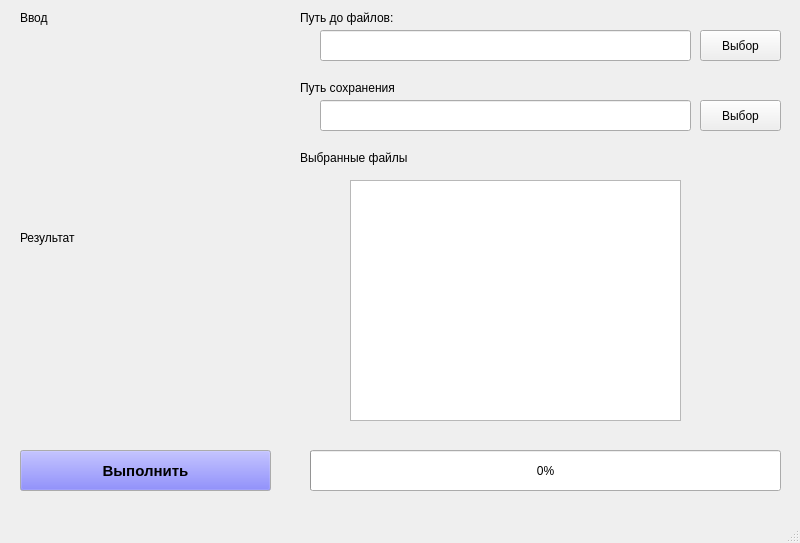
<?xml version="1.0" encoding="UTF-8"?>
<ui version="4.0">
 <class>MainWindow</class>
 <widget class="QMainWindow" name="MainWindow">
  <property name="geometry">
   <rect>
    <x>0</x>
    <y>0</y>
    <width>800</width>
    <height>543</height>
   </rect>
  </property>
  <property name="windowTitle">
   <string>MainWindow</string>
  </property>
  <widget class="QWidget" name="centralwidget">
   <widget class="QLabel" name="label">
    <property name="geometry">
     <rect>
      <x>20</x>
      <y>10</y>
      <width>55</width>
      <height>16</height>
     </rect>
    </property>
    <property name="text">
     <string>Ввод</string>
    </property>
   </widget>
   <widget class="QLabel" name="label_2">
    <property name="geometry">
     <rect>
      <x>20</x>
      <y>230</y>
      <width>71</width>
      <height>16</height>
     </rect>
    </property>
    <property name="text">
     <string>Результат</string>
    </property>
   </widget>
   <widget class="QLabel" name="label_3">
    <property name="geometry">
     <rect>
      <x>300</x>
      <y>10</y>
      <width>121</width>
      <height>16</height>
     </rect>
    </property>
    <property name="text">
     <string>Путь до файлов:</string>
    </property>
   </widget>
   <widget class="QLabel" name="label_4">
    <property name="geometry">
     <rect>
      <x>300</x>
      <y>80</y>
      <width>131</width>
      <height>16</height>
     </rect>
    </property>
    <property name="text">
     <string>Путь сохранения</string>
    </property>
   </widget>
   <widget class="QLineEdit" name="InputPath">
    <property name="geometry">
     <rect>
      <x>320</x>
      <y>30</y>
      <width>371</width>
      <height>31</height>
     </rect>
    </property>
   </widget>
   <widget class="QLineEdit" name="OutputPath">
    <property name="geometry">
     <rect>
      <x>320</x>
      <y>100</y>
      <width>371</width>
      <height>31</height>
     </rect>
    </property>
   </widget>
   <widget class="QPushButton" name="SelectInput">
    <property name="geometry">
     <rect>
      <x>700</x>
      <y>30</y>
      <width>81</width>
      <height>31</height>
     </rect>
    </property>
    <property name="text">
     <string>Выбор</string>
    </property>
   </widget>
   <widget class="QPushButton" name="Execute">
    <property name="geometry">
     <rect>
      <x>20</x>
      <y>450</y>
      <width>251</width>
      <height>41</height>
     </rect>
    </property>
    <property name="palette">
     <palette>
      <active>
       <colorrole role="Button">
        <brush brushstyle="SolidPattern">
         <color alpha="255">
          <red>85</red>
          <green>85</green>
          <blue>255</blue>
         </color>
        </brush>
       </colorrole>
      </active>
      <inactive>
       <colorrole role="Button">
        <brush brushstyle="SolidPattern">
         <color alpha="255">
          <red>85</red>
          <green>85</green>
          <blue>255</blue>
         </color>
        </brush>
       </colorrole>
      </inactive>
      <disabled>
       <colorrole role="Button">
        <brush brushstyle="SolidPattern">
         <color alpha="255">
          <red>85</red>
          <green>85</green>
          <blue>255</blue>
         </color>
        </brush>
       </colorrole>
      </disabled>
     </palette>
    </property>
    <property name="font">
     <font>
      <pointsize>11</pointsize>
      <weight>75</weight>
      <bold>true</bold>
     </font>
    </property>
    <property name="text">
     <string>Выполнить</string>
    </property>
   </widget>
   <widget class="QPushButton" name="SelectOutput">
    <property name="geometry">
     <rect>
      <x>700</x>
      <y>100</y>
      <width>81</width>
      <height>31</height>
     </rect>
    </property>
    <property name="text">
     <string>Выбор</string>
    </property>
   </widget>
   <widget class="QListWidget" name="FileList">
    <property name="geometry">
     <rect>
      <x>350</x>
      <y>180</y>
      <width>331</width>
      <height>241</height>
     </rect>
    </property>
   </widget>
   <widget class="QLabel" name="label_5">
    <property name="geometry">
     <rect>
      <x>300</x>
      <y>150</y>
      <width>131</width>
      <height>16</height>
     </rect>
    </property>
    <property name="text">
     <string>Выбранные файлы</string>
    </property>
   </widget>
   <widget class="QLabel" name="InputImage">
    <property name="geometry">
     <rect>
      <x>20</x>
      <y>30</y>
      <width>261</width>
      <height>191</height>
     </rect>
    </property>
    <property name="text">
     <string/>
    </property>
   </widget>
   <widget class="QLabel" name="OutputImage">
    <property name="geometry">
     <rect>
      <x>20</x>
      <y>250</y>
      <width>261</width>
      <height>191</height>
     </rect>
    </property>
    <property name="text">
     <string/>
    </property>
   </widget>
   <widget class="QProgressBar" name="progressBar">
    <property name="geometry">
     <rect>
      <x>310</x>
      <y>450</y>
      <width>471</width>
      <height>41</height>
     </rect>
    </property>
    <property name="value">
     <number>0</number>
    </property>
   </widget>
  </widget>
  <widget class="QMenuBar" name="menubar">
   <property name="geometry">
    <rect>
     <x>0</x>
     <y>0</y>
     <width>800</width>
     <height>26</height>
    </rect>
   </property>
  </widget>
  <widget class="QStatusBar" name="statusbar"/>
 </widget>
 <resources/>
 <connections/>
</ui>
